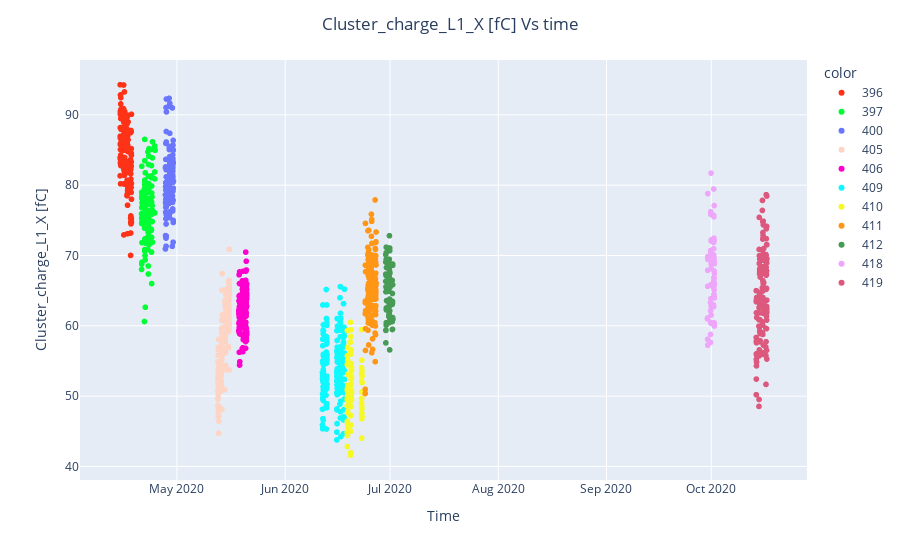
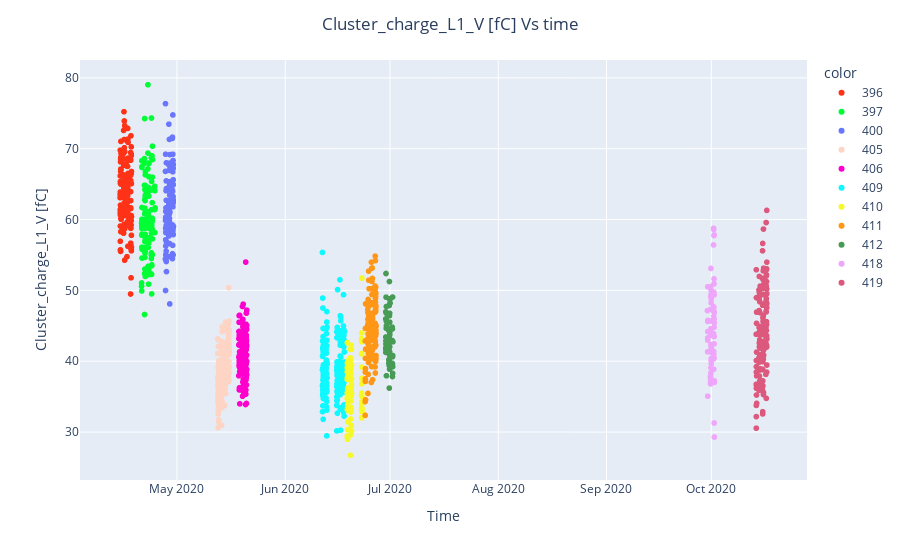
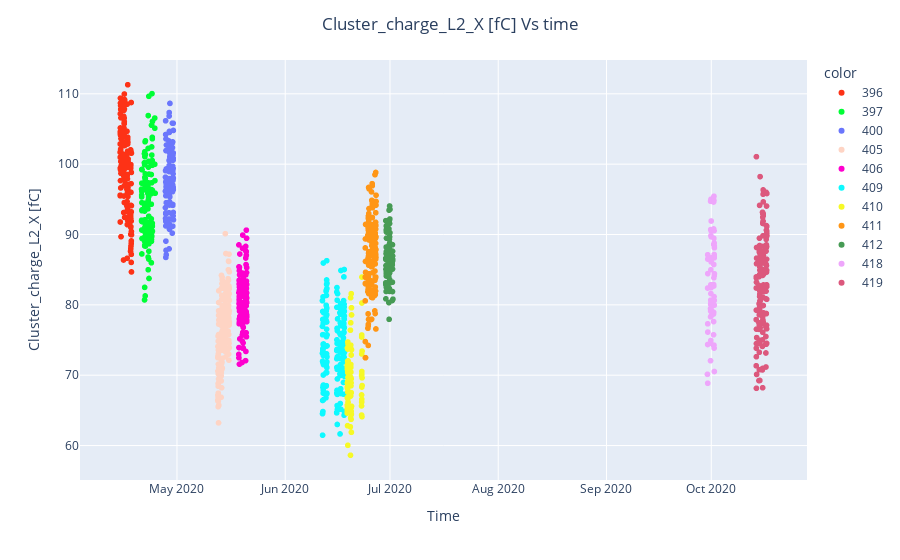
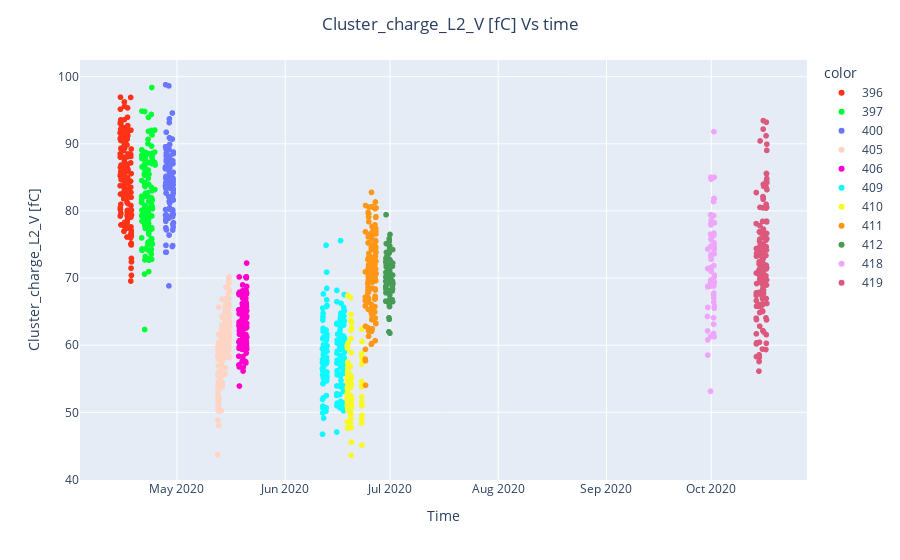

The notebook cell saved with these charts, in order:
### Code cell
plot_parameter_by_time("Cluster_charge_L1_X")
plot_parameter_by_time("Cluster_charge_L1_V")
plot_parameter_by_time("Cluster_charge_L2_X")
plot_parameter_by_time("Cluster_charge_L2_V")
plot_parameter_by_time("Cluster_size_L1_X")
plot_parameter_by_time("Cluster_size_L1_V")
plot_parameter_by_time("Cluster_size_L2_X")
plot_parameter_by_time("Cluster_size_L2_V")
